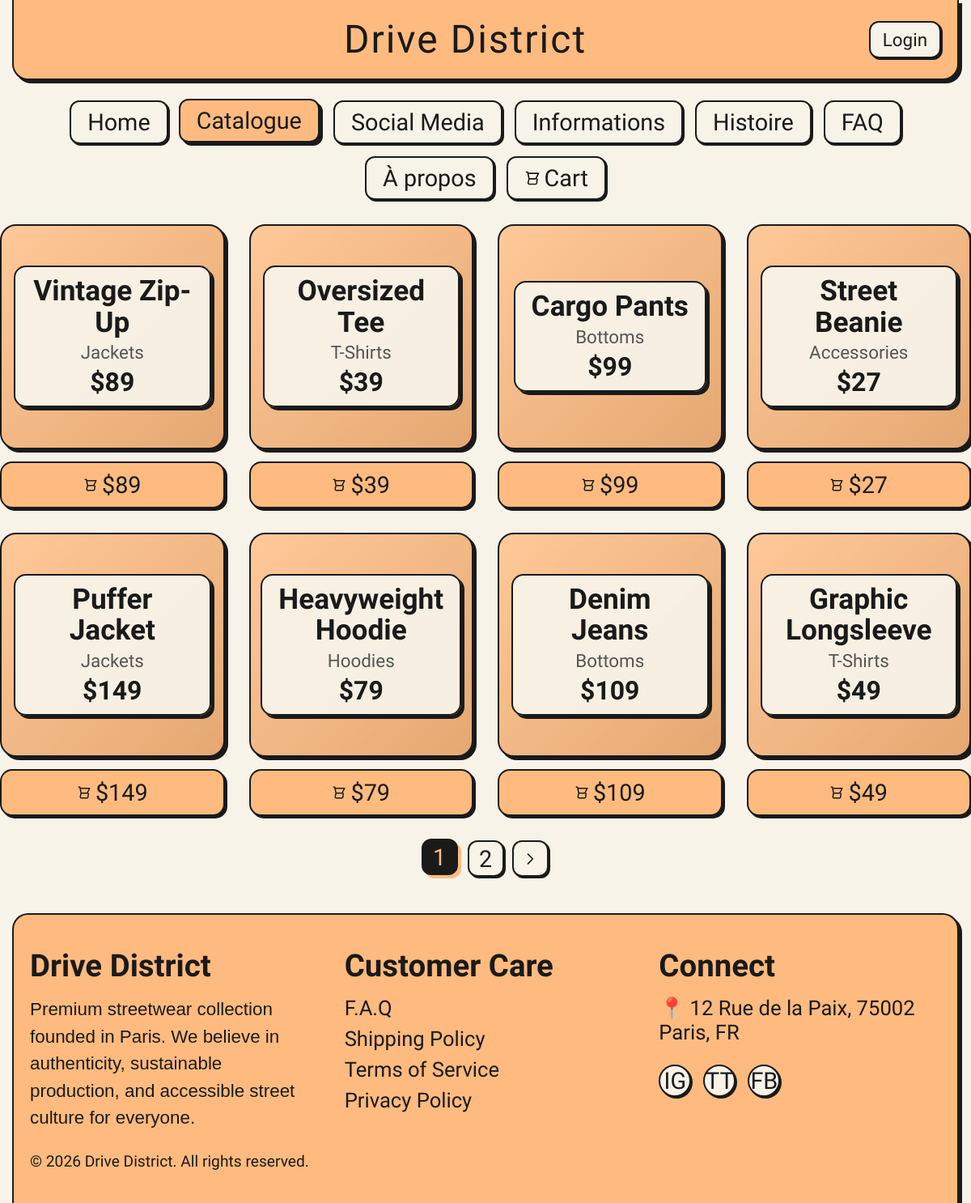
The page /catalogue.php on the database as committed earlier.
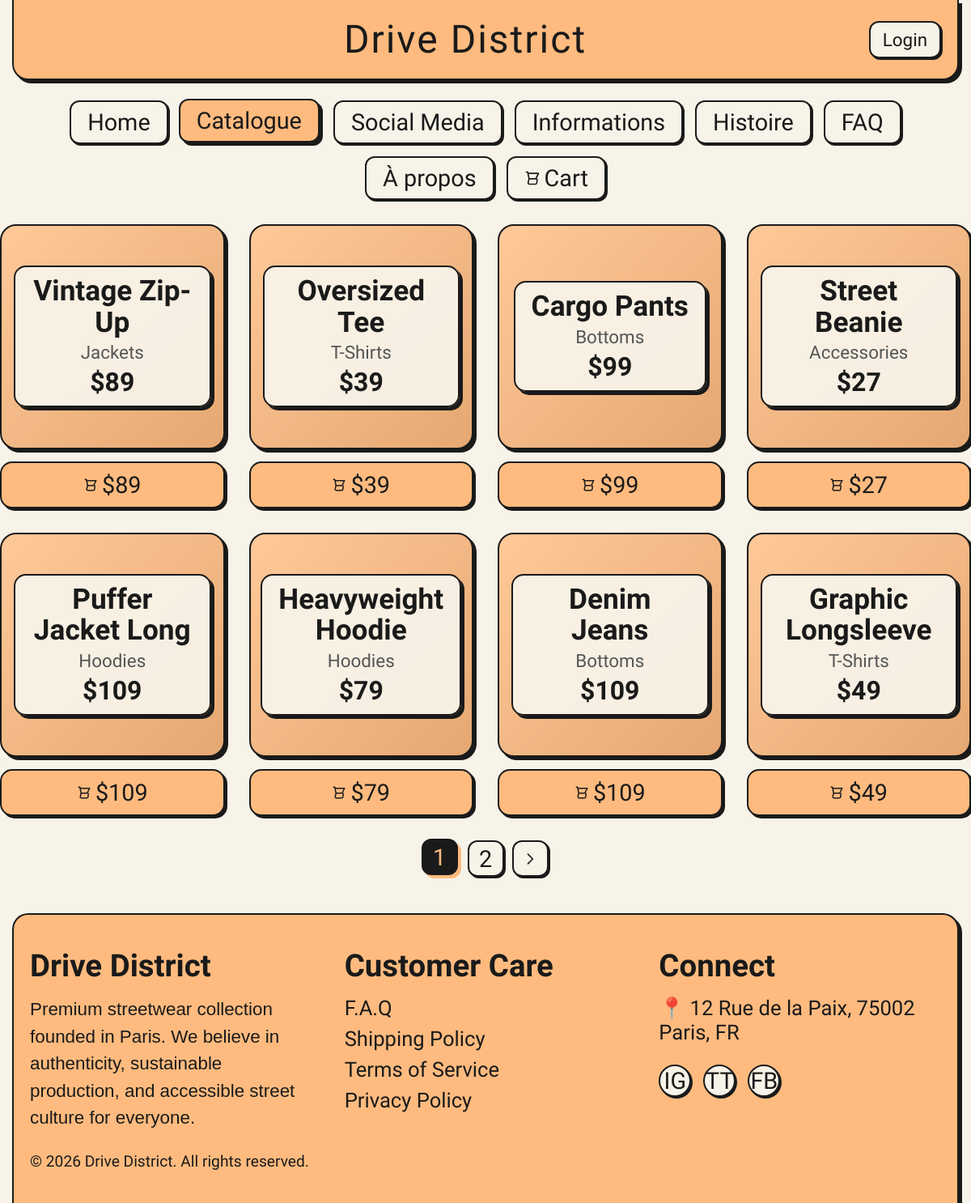
The same page on the database as committed later.
### tables this page shows
CREATE TABLE products (
        id INTEGER PRIMARY KEY AUTOINCREMENT,
        name TEXT NOT NULL,
        category TEXT NOT NULL,
        price REAL NOT NULL,
        stock INTEGER NOT NULL,
        sizes TEXT NOT NULL,
        colors TEXT NOT NULL,
        desc TEXT NOT NULL
    , image TEXT DEFAULT '');

### data.php (called while the page is built, shortened)
<?php
$db_file = __DIR__ . '/drivedistrict.sqlite';
$pdo = new PDO('sqlite:' . $db_file);
$pdo->setAttribute(PDO::ATTR_ERRMODE, PDO::ERRMODE_EXCEPTION);
$pdo->exec("
    CREATE TABLE IF NOT EXISTS products (
        id INTEGER PRIMARY KEY AUTOINCREMENT,
        name TEXT NOT NULL,
        category TEXT NOT NULL,
        price REAL NOT NULL,
        stock INTEGER NOT NULL,
        sizes TEXT NOT NULL,
        colors TEXT NOT NULL,
        desc TEXT NOT NULL
    );
    CREATE TABLE IF NOT EXISTS users (
        id INTEGER PRIMARY KEY AUTOINCREMENT,
        username TEXT NOT NULL UNIQUE,
        email TEXT NOT NULL UNIQUE,
        password TEXT NOT NULL,
        role TEXT NOT NULL DEFAULT 'user',
        created_at DATETIME DEFAULT CURRENT_TIMESTAMP
    );
    CREATE TABLE IF NOT EXISTS orders (
        id INTEGER PRIMARY KEY AUTOINCREMENT,
        user_id INTEGER,
        total REAL NOT NULL,
        status TEXT NOT NULL DEFAULT 'pending',
        created_at DATETIME DEFAULT CURRENT_TIMESTAMP,
        FOREIGN KEY (user_id) REFERENCES users(id)
    );
    CREATE TABLE IF NOT EXISTS order_items (
        id INTEGER PRIMARY KEY AUTOINCREMENT,
        order_id INTEGER NOT NULL,
        product_id INTEGER NOT NULL,
        size TEXT NOT NULL,
        qty INTEGER NOT NULL,
        price REAL NOT NULL,
        FOREIGN KEY (order_id) REFERENCES orders(id),
        FOREIGN KEY (product_id) REFERENCES products(id)
    );
");
try {
    $pdo->exec("ALTER TABLE products ADD COLUMN image TEXT DEFAULT ''");
    $img_urls = [
        1 => 'https://images.unsplash.com/photo-1556821840-3a63f95609a7?q=80&w=400',
        2 => 'https://images.unsplash.com/photo-1521572163474-6864f9cf17ab?q=80&w=400',
        3 => 'https://images.unsplash.com/photo-1624378439575-d1ead6bb246b?q=80&w=400',
        4 => 'https://images.unsplash.com/photo-1576871337622-98d48d1cf531?q=80&w=400',
        5 => 'https://images.unsplash.com/photo-1559551409-dadc959f76b8?q=80&w=400',
        6 => 'https://images.unsplash.com/photo-1556821840-3a63f95609a7?q=80&w=400',
        7 => 'https://images.unsplash.com/photo-1542272604-787c3835535d?q=80&w=400',
        8 => 'https://images.unsplash.com/photo-1618517351616-389a7ac72579?q=80&w=400',
        9 => 'https://images.unsplash.com/photo-1551028719-0c14457cc7dc?q=80&w=400',
        10 => 'https://images.unsplash.com/photo-1525966222134-fcfa99b8ae77?q=80&w=400'
    ];
    foreach($img_urls as $id => $url) {
        $pdo->exec("UPDATE products SET image = '$url' WHERE id = $id AND (image IS NULL OR image = '')");
    }
} catch (Exception $e) {}
try {
    $pdo->exec("ALTER TABLE users ADD COLUMN cart TEXT DEFAULT '[]'");
} catch (Exception $e) {}
try {
    $pdo->exec("ALTER TABLE users ADD COLUMN role TEXT DEFAULT 'user'");
} catch (Exception $e) {}
$products = [];
$stmt = $pdo->query("SELECT * FROM products");
while ($row = $stmt->fetch(PDO::FETCH_ASSOC)) {
    $row['sizes'] = json_decode($row['sizes'], true) ?: [];
    $row['colors'] = json_decode($row['colors'], true) ?: [];
    $products[$row['id']] = $row;
}

### catalogue.php (the view, shortened to what the changed rows need)
<?php include 'header.php'; ?>
<?php
$page = isset($_GET['p']) ? max(1, (int)$_GET['p']) : 1;
$limit = 8;
$offset = ($page - 1) * $limit;
$current_products = array_slice($products, $offset, $limit);
?>
<main style="display:flex; flex-direction:column; align-items:center; width:100%; gap:20px; flex:1; padding-bottom: 20px;">
    <div class="catalogue-grid">
        <?php foreach($current_products as $p): ?>
        <div class="product-item">
            <a href="product_detail.php?id=<?= $p['id'] ?>" class="catalogue-post" style="text-decoration:none; color:inherit; cursor:pointer; <?php if(!empty($p['image'])) echo "background-image: linear-gradient(135deg, rgba(255,255,255,0.2) 0%, rgba(0,0,0,0.1) 100%), url('".$p['image']."'); background-size: cover; background-position: center;"; ?>">
                <div style="text-align:center; background: rgba(247, 243, 232, 0.95); padding: 10px 20px; border-radius: 15px; border: 2px solid #1a1a1a; box-shadow: 4px 4px 0px #1a1a1a; backdrop-filter: blur(4px); margin: 15px;">
                    <h2 style="font-size:2.2rem;"><?= $p['name'] ?></h2>
                    <p style="font-size:1.4rem; color:#555;"><?= $p['category'] ?></p>
                    <p style="font-size:2rem; margin-top:5px; font-weight:bold;">$<?= $p['price'] ?></p>
                </div>
            </a>
            <form method="POST" action="cart_actions.php" style="width:100%;">
                <button type="submit" class="buy-button" style="display:flex; align-items:center; justify-content:center; gap:5px; margin:0 auto;">
                    <svg fill="none" stroke="currentColor" viewBox="0 0 24 24" width="18" height="18"><path stroke-linecap="round" stroke-linejoin="round" stroke-width="2" d="M3 3h2l.4 2M7 13h10l4-8H5.4M7 13L5.4 5M7 13l-1.35 5.4A2 2 0 007.6 21h8.8a2 2 0 001.95-1.6L19 13.5M9 21h.01M15 21h.01"></path></svg>
                    $<?= $p['price'] ?>
                </button>
            </form>
        </div>
        <?php endforeach; ?>
    </div>
</main>
<?php include 'footer.php'; ?>

Rows that differ between the two databases and show on the page:
changed products: name "Puffer Jacket" → "Puffer Jacket Long"; category "Jackets" → "Hoodies"; price "149" → "109"
